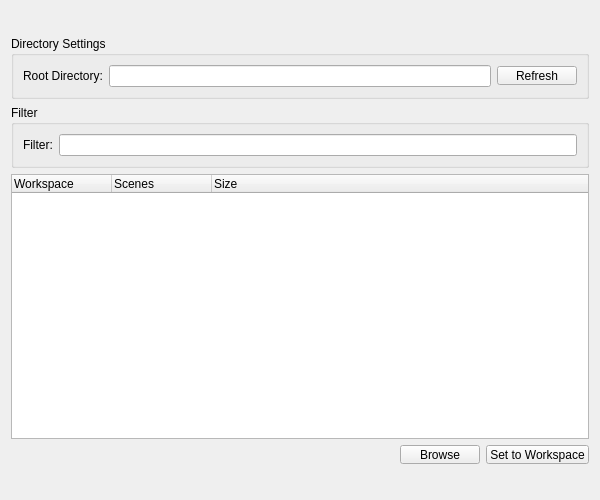
<?xml version="1.0" encoding="UTF-8"?>
<ui version="4.0">
 <class>workspace_map</class>
 <widget class="QWidget" name="workspace_map">
  <property name="geometry">
   <rect>
    <x>0</x>
    <y>0</y>
    <width>600</width>
    <height>500</height>
   </rect>
  </property>
  <property name="windowTitle">
   <string>Workspace Map</string>
  </property>
  <property name="accessibleDescription">
   <string>Browse a folder tree of project workspaces and set the current one.</string>
  </property>
  <layout class="QVBoxLayout" name="verticalLayout">
   <item>
    <widget class="Header" name="header" native="true">
     <property name="minimumSize">
      <size>
       <width>0</width>
       <height>19</height>
      </size>
     </property>
     <property name="maximumSize">
      <size>
       <width>16777215</width>
       <height>19</height>
      </size>
     </property>
    </widget>
   </item>
   <item>
    <widget class="QGroupBox" name="groupBox">
     <property name="title">
      <string>Directory Settings</string>
     </property>
     <layout class="QHBoxLayout" name="horizontalLayout">
      <item>
       <widget class="QLabel" name="label">
        <property name="text">
         <string>Root Directory:</string>
        </property>
       </widget>
      </item>
      <item>
       <widget class="LineEdit" name="txt000">
        <property name="toolTip">
         <string>Root directory to search for workspaces</string>
        </property>
       </widget>
      </item>
      <item>
       <widget class="QPushButton" name="b002">
        <property name="maximumSize">
         <size>
          <width>16777215</width>
          <height>19</height>
         </size>
        </property>
        <property name="minimumSize">
         <size>
          <width>0</width>
          <height>19</height>
         </size>
        </property>
        <property name="text">
         <string>Refresh</string>
        </property>
        <property name="toolTip">
         <string>Refresh workspace list</string>
        </property>
       </widget>
      </item>
     </layout>
    </widget>
   </item>
   <item>
    <widget class="QGroupBox" name="groupBox_2">
     <property name="title">
      <string>Filter</string>
     </property>
     <layout class="QHBoxLayout" name="horizontalLayout_2">
      <item>
       <widget class="QLabel" name="label_2">
        <property name="text">
         <string>Filter:</string>
        </property>
       </widget>
      </item>
      <item>
       <widget class="QLineEdit" name="txt001">
        <property name="toolTip">
         <string>Filter workspace names</string>
        </property>
       </widget>
      </item>
     </layout>
    </widget>
   </item>
   <item>
    <widget class="TreeWidget" name="tree000">
     <property name="toolTip">
      <string>Available workspaces organized by directory</string>
     </property>
     <column>
      <property name="text">
       <string>Workspace</string>
      </property>
     </column>
     <column>
      <property name="text">
       <string>Scenes</string>
      </property>
     </column>
     <column>
      <property name="text">
       <string>Size</string>
      </property>
     </column>
    </widget>
   </item>
   <item>
    <layout class="QHBoxLayout" name="horizontalLayout_3">
     <item>
      <spacer name="horizontalSpacer">
       <property name="orientation">
        <enum>Qt::Horizontal</enum>
       </property>
       <property name="sizeHint" stdset="0">
        <size>
         <width>40</width>
         <height>19</height>
        </size>
       </property>
      </spacer>
     </item>
     <item>
      <widget class="QPushButton" name="b000">
       <property name="maximumSize">
        <size>
         <width>16777215</width>
         <height>19</height>
        </size>
       </property>
       <property name="minimumSize">
        <size>
         <width>0</width>
         <height>19</height>
        </size>
       </property>
       <property name="text">
        <string>Browse</string>
       </property>
       <property name="toolTip">
        <string>Browse for root directory</string>
       </property>
      </widget>
     </item>
     <item>
      <widget class="QPushButton" name="b001">
       <property name="maximumSize">
        <size>
         <width>16777215</width>
         <height>19</height>
        </size>
       </property>
       <property name="minimumSize">
        <size>
         <width>0</width>
         <height>19</height>
        </size>
       </property>
       <property name="text">
        <string>Set to Workspace</string>
       </property>
       <property name="toolTip">
        <string>Set to current Maya workspace</string>
       </property>
      </widget>
     </item>
    </layout>
   </item>
   <item>
    <widget class="Footer" name="footer" native="true">
     <property name="minimumSize">
      <size>
       <width>0</width>
       <height>19</height>
      </size>
     </property>
     <property name="maximumSize">
      <size>
       <width>16777215</width>
       <height>19</height>
      </size>
     </property>
    </widget>
   </item>
  </layout>
 </widget>
 <customwidgets>
  <customwidget>
   <class>Header</class>
   <extends>QWidget</extends>
   <header>uitk.widgets.header</header>
  </customwidget>
  <customwidget>
   <class>Footer</class>
   <extends>QWidget</extends>
   <header>uitk.widgets.footer</header>
  </customwidget>
  <customwidget>
   <class>LineEdit</class>
   <extends>QLineEdit</extends>
   <header>uitk.widgets.lineEdit</header>
  </customwidget>
  <customwidget>
   <class>TreeWidget</class>
   <extends>QTreeWidget</extends>
   <header>uitk.widgets.treeWidget</header>
  </customwidget>
 </customwidgets>
 <resources/>
 <connections/>
</ui>
